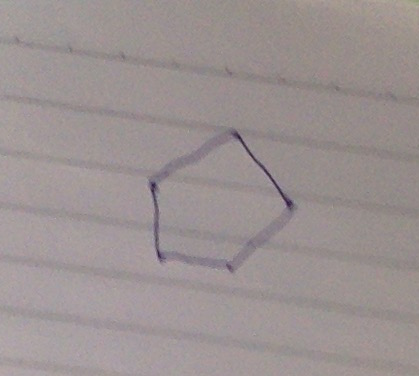
#> input picture pentagon-graph.jpg, 419 x 376 px, found by its file name
$ jupyter execute --allow-errors graphedgedetect.ipynb   (shell and % lines are left out)   (Python 2 division)   (older library calls are emulated)
#> lines starting #> are read from the running program, lines starting #| are printed output that depends on the picture; after the words box and inside, x2 and y2 are one past the last pixel; in counts of white or black regions, pixels touching at a corner belong together
[cell 1]
import cv2,math
import numpy as np
import matplotlib.pyplot as plt

Get image, denoise

[cell 2]
img=cv2.imread("/Users/vigneshm/Documents/pictures/pentagon-graph.jpg")
#> img is the input picture: shape (376, 419, 3); mean B, G, R 145.9, 146.1, 155.6
img=cv2.GaussianBlur(img,(5,5),0)
img_bw=cv2.cvtColor(img,cv2.COLOR_RGB2GRAY)
plt.imshow(img_bw,cmap='gray')

equalize brightness

[cell 3]
img_closed = cv2.morphologyEx(img_bw,cv2.MORPH_CLOSE,cv2.getStructuringElement(cv2.MORPH_ELLIPSE,(19,19)))
img_bw = np.float32(img_bw)/img_closed
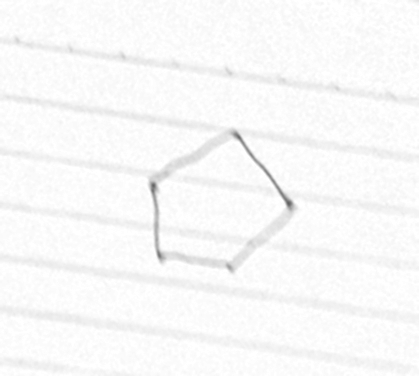
#> img_bw: shape (376, 419) float32; min 0.38, max 1, mean 0.978
img_bw = cv2.normalize(img_bw,img_bw,0,255,cv2.NORM_MINMAX,cv2.CV_8U)
plt.imshow(img_bw,cmap='gray')

[cell 4]
edges=cv2.Canny(img_bw,0,50,5)
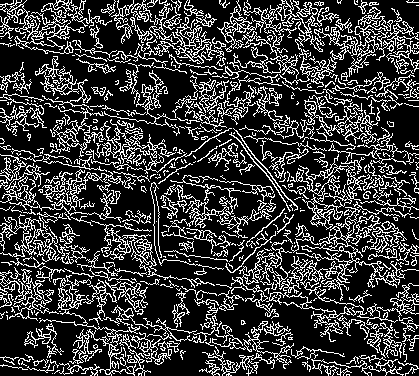
#> edges: shape (376, 419); 23.1% white in thin lines or dots
plt.imshow(edges,cmap='gray')
plt.show()
plt.imshow(img_bw,cmap='gray')

[cell 5]
contours,hier=cv2.findContours(edges,cv2.RETR_EXTERNAL,cv2.CHAIN_APPROX_SIMPLE)
#> contours = 438 contours, 314 with area under 20; largest, box (x1, y1, x2, y2) and area: (0, 0, 112, 54) 852, (290, 154, 366, 230) 756, (291, 213, 400, 301) 650, (217, 0, 299, 79) 637, (95, 119, 176, 164) 564
#> (the rest of this cell did not finish here and is left out)

[cell 6]
def draw_contour(cont,img):
    for i in range(len(cont)):
        j=(i+1)%len(cont)
        print 'line bw ',i,j
        cv2.line(img,tuple(cont[i][0]),tuple(cont[j][0]),(0,255,0))
    return img

[cell 7]
for contour in contours:
    contour_app=cv2.approxPolyDP(contour,cv2.arcLength(contour,True)*0.02,True)

    #print cv2.isContourConvex(contour_app)
    if cv2.contourArea(contour_app)<10:
        continue
#     if (not cv2.isContourConvex(contour_app)):
#         continue
    #print contour_app
    print contour_app.shape
    print cv2.contourArea(contour_app)
    plt.imshow(draw_contour(contour_app,img_bw.copy()),cmap='gray')
    plt.show()
#> this loop made 438 passes
#> contour_app on passes 2, 6, 48: [[52, 373]], [[0, 365], [27, 369], [3, 364]], [[39, 318], [40, 318]]
#> (printed output is left out)

[cell 8]
c=contours[0]
#> c = [[346, 374], [346, 375], [347, 374], [348, 374], [349, 375], [349, 374]]
c[0][0]
#> Out = [346, 374]

[cell 9]
edges=cv2.GaussianBlur(edges,(5,5),0)
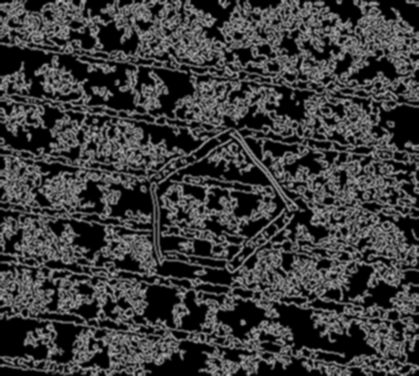
#> edges: shape (376, 419); min 0, max 189, mean 59
plt.imshow(edges,cmap='gray')

[cell 10]
import cv2,math
import numpy as np
import matplotlib.pyplot as plt

img = cv2.imread('pentagon1.jpg', 0)
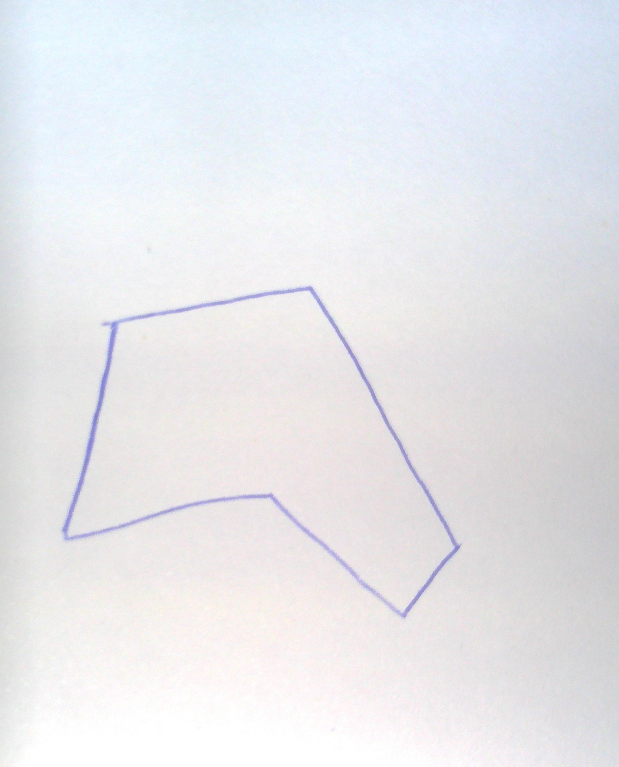
#> input picture pentagon1.jpg, 1238 x 1534 px (shown at 1/2 size)
#> img: shape (1534, 1238); min 124, max 255, mean 231.9
blur = cv2.GaussianBlur(img,(5,5),0)
kernel = np.ones((3,3),np.uint8)
img = cv2.dilate(img, kernel, iterations=1)
img = cv2.adaptiveThreshold(img, 255, cv2.ADAPTIVE_THRESH_GAUSSIAN_C, cv2.THRESH_BINARY, 29, 0)
#> img: shape (1534, 1238); 35.8% white; 19525 white regions (10914 under 20 px), largest, box (x1, y1, x2, y2) and area: (102, 553, 937, 1251) 33696, (134, 580, 911, 1226) 27476, (675, 539, 717, 585) 511
img = cv2.erode(img, kernel, iterations=1)
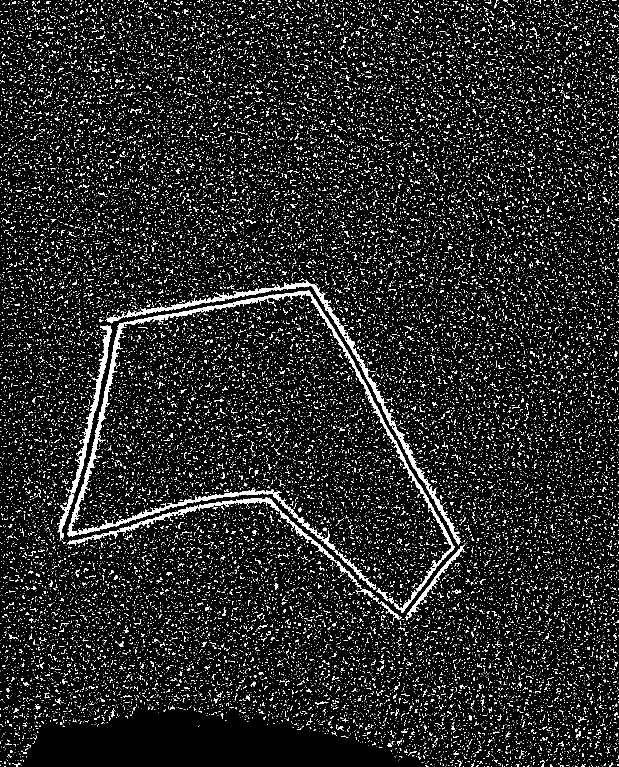
#> img: shape (1534, 1238) (shown at 1/2 size); 9.4% white in thin lines or dots
res = np.where(img==0)
#> res = 1720578 positions, rows 0 to 1533, columns 0 to 1237
ptsX = np.array(res[0])
ptsY = np.array(res[1])
#print zip(ptsX, ptsY)
print img[582, 627]
plt.imshow(img, cmap='gray')

[cell 11]
ret, thresh = cv2.threshold(img,0,255,cv2.THRESH_BINARY_INV+cv2.THRESH_OTSU)
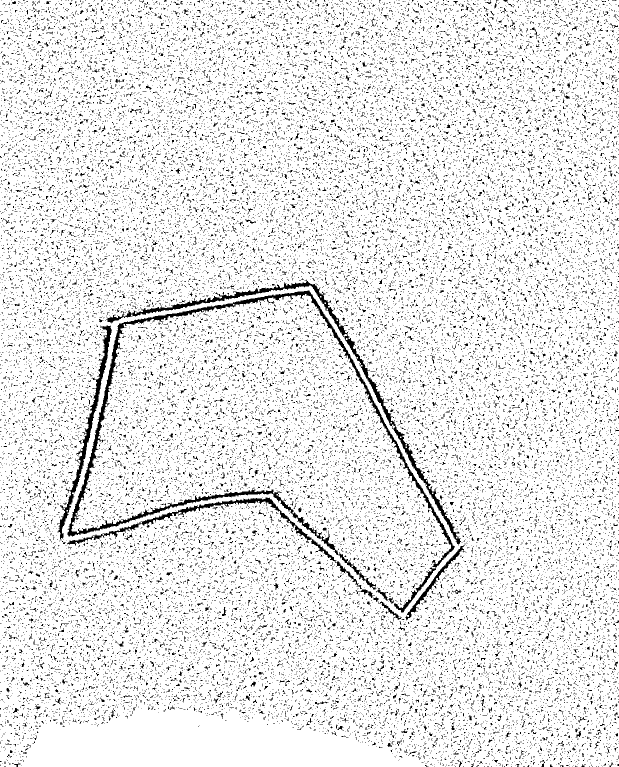
#> thresh: shape (1534, 1238) (shown at 1/2 size); 90.6% white; black in thin lines or dots
#> ret = 0
kernel = np.ones((3,3),np.uint8)
opening = cv2.morphologyEx(thresh,cv2.MORPH_OPEN,kernel, iterations = 2)
#> opening: shape (1534, 1238); 83.5% white; 14632 black regions (10982 under 20 px), largest, box (x1, y1, x2, y2) and area: (107, 556, 935, 1261) 25800, (135, 581, 910, 1225) 21219, (655, 444, 728, 497) 562

sure_bg = cv2.dilate(opening,kernel,iterations=3)
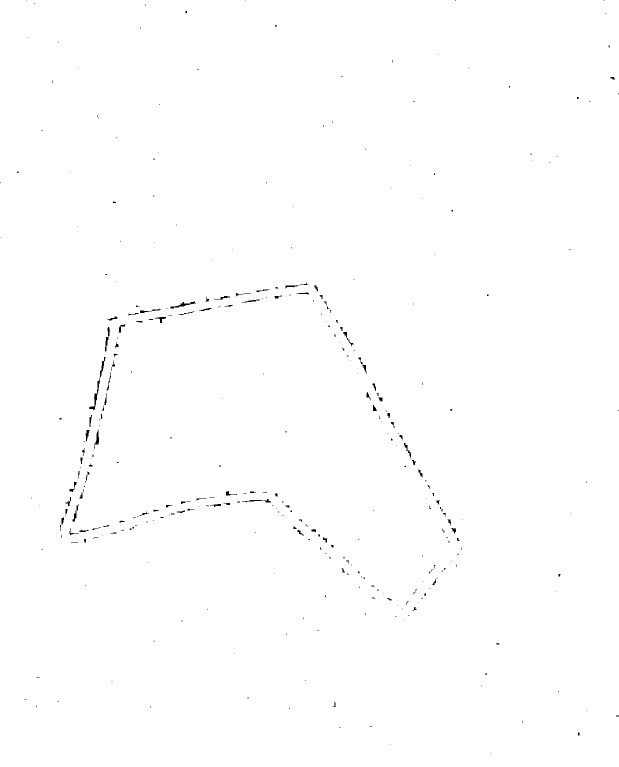
#> sure_bg: shape (1534, 1238) (shown at 1/2 size); 99.7% white; 354 black regions (262 under 20 px), largest, box (x1, y1, x2, y2) and area: (178, 714, 211, 821) 385, (341, 603, 392, 617) 198, (210, 654, 220, 703) 168

dist_transform = cv2.distanceTransform(opening,cv2.cv.CV_DIST_L2,5)
ret, sure_fg = cv2.threshold(dist_transform,0.01*dist_transform.max(),255,0)
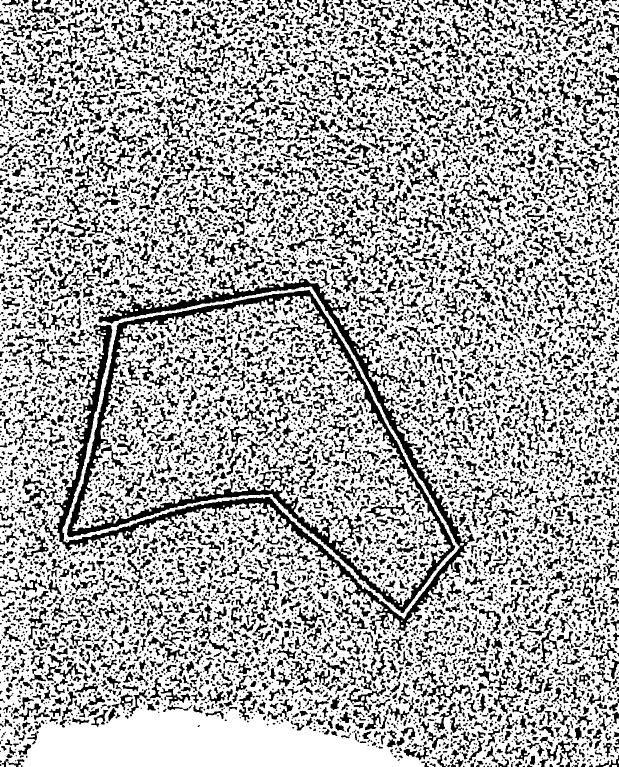
#> sure_fg: shape (1534, 1238) float32 (shown at 1/2 size); 67.3% white; 11086 black regions (5902 under 20 px), largest, box (x1, y1, x2, y2) and area: (106, 539, 950, 1269) 36720, (134, 580, 911, 1226) 30783, (654, 441, 729, 498) 1117
#> ret = 1.1

sure_fg = np.uint8(sure_fg)
unknown = cv2.subtract(sure_bg,sure_fg)
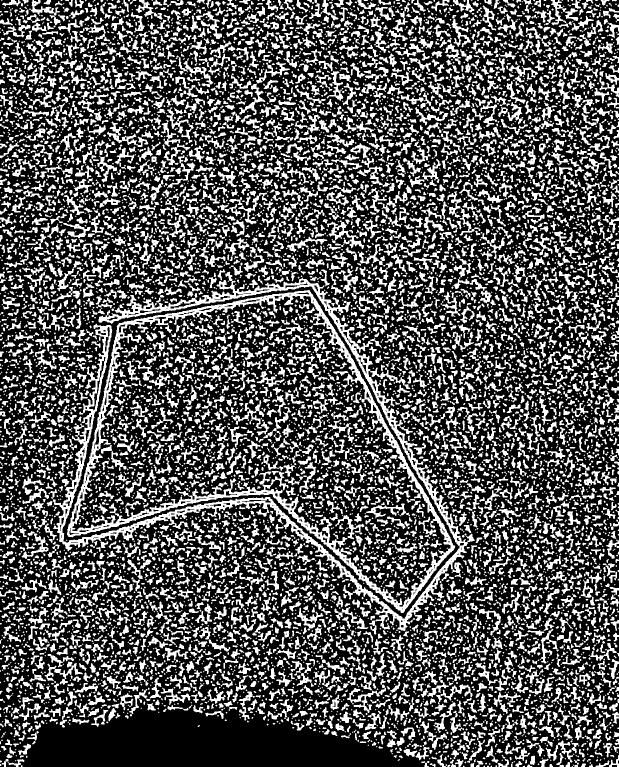
#> unknown: shape (1534, 1238) (shown at 1/2 size); 32.4% white; 11086 white regions (5902 under 20 px), largest, box (x1, y1, x2, y2) and area: (106, 539, 950, 1269) 33206, (134, 580, 911, 1226) 28517, (654, 441, 729, 498) 1117

plt.imshow(sure_fg)

[cell 12]
import cv2,math
import numpy as np
import matplotlib.pyplot as plt

curve = []

def connect_points(img, point, epsilon):
#> called with epsilon = 5
    x = point[0]
    y = point[1]
    val = img[x,y]
#> val = 216
    shape = img.shape
#> shape = (1534, 1238)

    if not ( x>1 and y>1 and x<shape[0] and y<shape[1]):
        return
    print "curve"
    print curve
    pts = [[x+1, y], [x-1, y], [x, y+1], [x, y-1], [x+1, y+1], [x+1, y-1], [x-1, y+1], [x-1, y-1]]
    for p in pts:
        #print p
        if not curve.count(p) == 0:
            pts.remove(p)

    arr = []
    for p in pts:
        arr.append(img[p[0], p[1]])
#> after the loop, arr = [216, 216, 212, 218, 212, 221, 216, 214]

    #pts = np.array(pts)
    arr = np.array(arr)

    diff = np.fabs(arr - val)
#> diff = [0, 0, 252, 2, 252, 5, 0, 254]
    idx = np.argmin(diff)
#> idx = 0
    pts_np = np.array(pts)
    pts_new = pts_np[np.where(diff<epsilon)]
#> pts_new = [[110, 1226], [108, 1226], [109, 1225], [108, 1227]]

    print pts_new

    if pts_new.size == 0:
        return
    else :
        for pt in pts_new:
            curve.append([pt[0], pt[1]])
#> this loop made 4 passes
#> after the loop, curve has the same summary as pts_new
        connect_points(img, pts[idx], epsilon)
#> the loop in connect_points (call 2), `for p in pts:` made 7 passes
#> p on passes 1 to 7: [111, 1226], [109, 1226], [110, 1227], [110, 1225], [111, 1227], [111, 1225], [109, 1227]
#> the loop in connect_points (call 2), `for pt in pts_new:` made 2 passes

img = cv2.imread('pentagon1.jpg', 0)
blur = cv2.GaussianBlur(img,(5,5),0)
kernel = np.ones((3,3),np.uint8)
#img = cv2.dilate(img, kernel, iterations=1)
#img = cv2.adaptiveThreshold(img, 255, cv2.ADAPTIVE_THRESH_GAUSSIAN_C, cv2.THRESH_BINARY, 29, 0)
#img = cv2.erode(img, kernel, iterations=1)

connect_points(img, [109, 1226], 5)
print curve
img[:,:] = 0
#> img: shape (1534, 1238); every value is 0

for pt in curve:
    print pt
    img[pt[0], pt[1]] = 255
#> this loop made 26 passes
#> pt on passes 1 to 12: [110, 1226], [108, 1226], [109, 1225], [108, 1227], [109, 1226], [111, 1225], [108, 1226], [107, 1226], [107, 1227], [107, 1225], [106, 1225], [106, 1226]
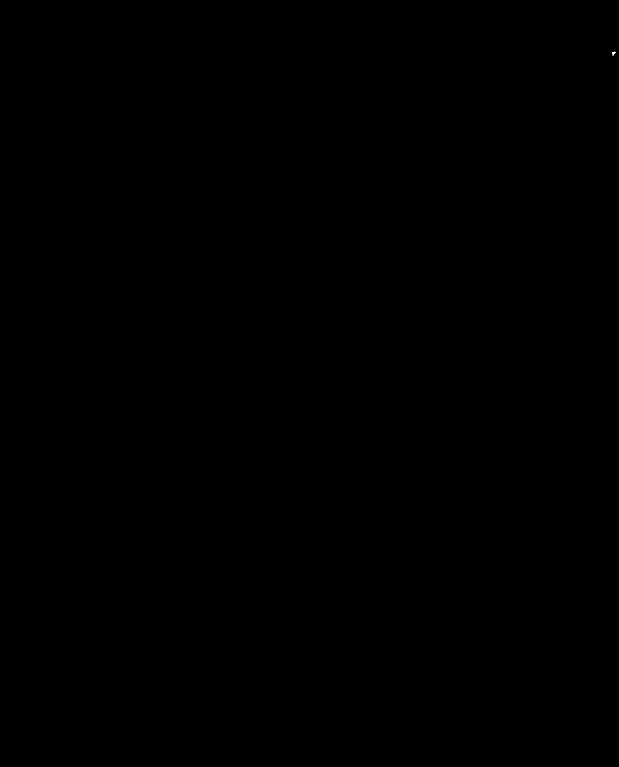
#> img: shape (1534, 1238) (shown at 1/2 size); 0% white in thin lines or dots, all inside (x1, y1, x2, y2) = (1224, 103, 1231, 112)
plt.imshow(img, cmap='gray')
